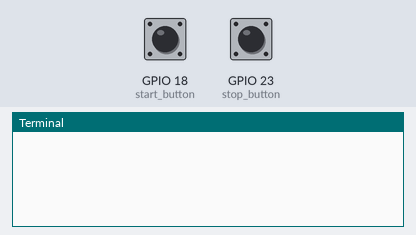
Simulated run of this program. Board: Raspberry Pi (BCM pin numbers). On the bench: the last lines printed to the terminal. Inputs (shaded band) come from the test bench; at power-on: GPIO 18 (start_button) HIGH, GPIO 23 (stop_button) HIGH. At 5.5 s the program stops and its outputs stay as they are.

Above: at 1.2 s.
1.3 s: GPIO 18 (start_button) pulled LOW for 0.15 s
At 1.9 s:
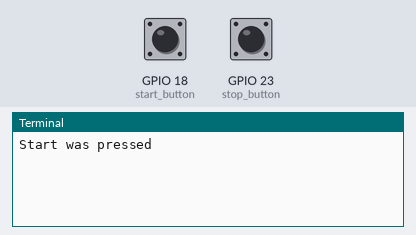
2.9 s: GPIO 23 (stop_button) pulled LOW for 0.15 s
At 4.1 s:
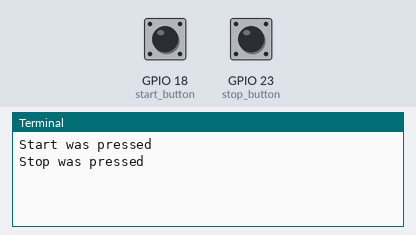
4.5 s: GPIO 18 (start_button) driven LOW and GPIO 23 (stop_button) driven LOW
At 6.3 s:
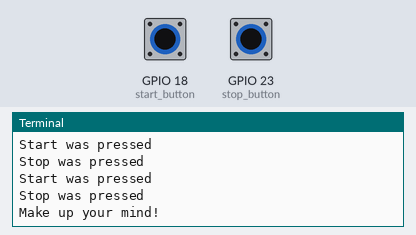

The program:

button_input.py
```python
from gpiozero import Button
from time import sleep

# Define buttons using Broadcom (BCM) numbering
start_button = Button(18, pull_up=True)  # GPIO18 corresponds to physical pin 12
stop_button = Button(23, pull_up=True)   # GPIO23 corresponds to physical pin 16

end = False

while not end:
    if start_button.is_pressed:
        print('Start was pressed')
        sleep(0.5)
    if stop_button.is_pressed:
        print('Stop was pressed')
        sleep(0.5)
    if start_button.is_pressed and stop_button.is_pressed:
        print('Make up your mind!')
        end = True
```

Measured:
- after the input at 1.3 s, the terminal: prints a new line at once (image 1)
- after the input at 2.9 s, the terminal: prints a new line at once (image 2)
- after the input at 4.5 s, the terminal: prints a new line at once (image 3)
